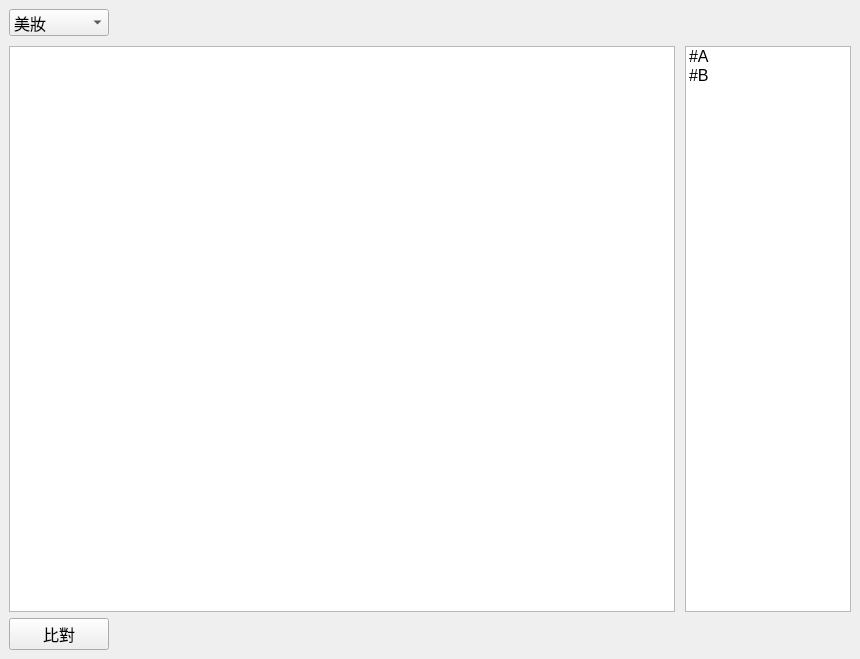
<?xml version="1.0" encoding="UTF-8"?>
<ui version="4.0">
 <class>MainWindow</class>
 <widget class="QMainWindow" name="MainWindow">
  <property name="geometry">
   <rect>
    <x>0</x>
    <y>0</y>
    <width>860</width>
    <height>659</height>
   </rect>
  </property>
  <property name="sizePolicy">
   <sizepolicy hsizetype="Expanding" vsizetype="Expanding">
    <horstretch>0</horstretch>
    <verstretch>0</verstretch>
   </sizepolicy>
  </property>
  <property name="minimumSize">
   <size>
    <width>0</width>
    <height>0</height>
   </size>
  </property>
  <property name="windowTitle">
   <string>文章比對</string>
  </property>
  <widget class="QWidget" name="centralwidget">
   <property name="sizePolicy">
    <sizepolicy hsizetype="Expanding" vsizetype="Expanding">
     <horstretch>0</horstretch>
     <verstretch>0</verstretch>
    </sizepolicy>
   </property>
   <property name="layoutDirection">
    <enum>Qt::LeftToRight</enum>
   </property>
   <layout class="QGridLayout" name="gridLayout_2">
    <item row="1" column="0">
     <layout class="QHBoxLayout" name="horizontalLayout_2">
      <item>
       <widget class="QPushButton" name="commitBtn">
        <property name="minimumSize">
         <size>
          <width>100</width>
          <height>0</height>
         </size>
        </property>
        <property name="font">
         <font>
          <pointsize>12</pointsize>
         </font>
        </property>
        <property name="text">
         <string>比對</string>
        </property>
       </widget>
      </item>
      <item>
       <spacer name="horizontalSpacer_2">
        <property name="orientation">
         <enum>Qt::Horizontal</enum>
        </property>
        <property name="sizeHint" stdset="0">
         <size>
          <width>40</width>
          <height>20</height>
         </size>
        </property>
       </spacer>
      </item>
      <item>
       <widget class="QLabel" name="result">
        <property name="minimumSize">
         <size>
          <width>100</width>
          <height>0</height>
         </size>
        </property>
        <property name="font">
         <font>
          <pointsize>12</pointsize>
         </font>
        </property>
        <property name="text">
         <string/>
        </property>
       </widget>
      </item>
     </layout>
    </item>
    <item row="0" column="0">
     <layout class="QGridLayout" name="gridLayout" rowstretch="0,0,0" columnstretch="4,1">
      <property name="spacing">
       <number>10</number>
      </property>
      <item row="2" column="1">
       <widget class="QListWidget" name="keywordsList">
        <property name="font">
         <font>
          <pointsize>12</pointsize>
         </font>
        </property>
        <item>
         <property name="text">
          <string>#A</string>
         </property>
        </item>
        <item>
         <property name="text">
          <string>#B</string>
         </property>
        </item>
       </widget>
      </item>
      <item row="0" column="0">
       <layout class="QHBoxLayout" name="horizontalLayout">
        <item>
         <widget class="QComboBox" name="categorySelect">
          <property name="minimumSize">
           <size>
            <width>100</width>
            <height>0</height>
           </size>
          </property>
          <property name="font">
           <font>
            <pointsize>12</pointsize>
           </font>
          </property>
          <item>
           <property name="text">
            <string>美妝</string>
           </property>
          </item>
          <item>
           <property name="text">
            <string>運動</string>
           </property>
          </item>
         </widget>
        </item>
        <item>
         <spacer name="horizontalSpacer">
          <property name="orientation">
           <enum>Qt::Horizontal</enum>
          </property>
          <property name="sizeHint" stdset="0">
           <size>
            <width>40</width>
            <height>20</height>
           </size>
          </property>
         </spacer>
        </item>
       </layout>
      </item>
      <item row="2" column="0">
       <widget class="QPlainTextEdit" name="testArticle">
        <property name="font">
         <font>
          <pointsize>12</pointsize>
         </font>
        </property>
       </widget>
      </item>
     </layout>
    </item>
   </layout>
  </widget>
 </widget>
 <resources/>
 <connections/>
</ui>
